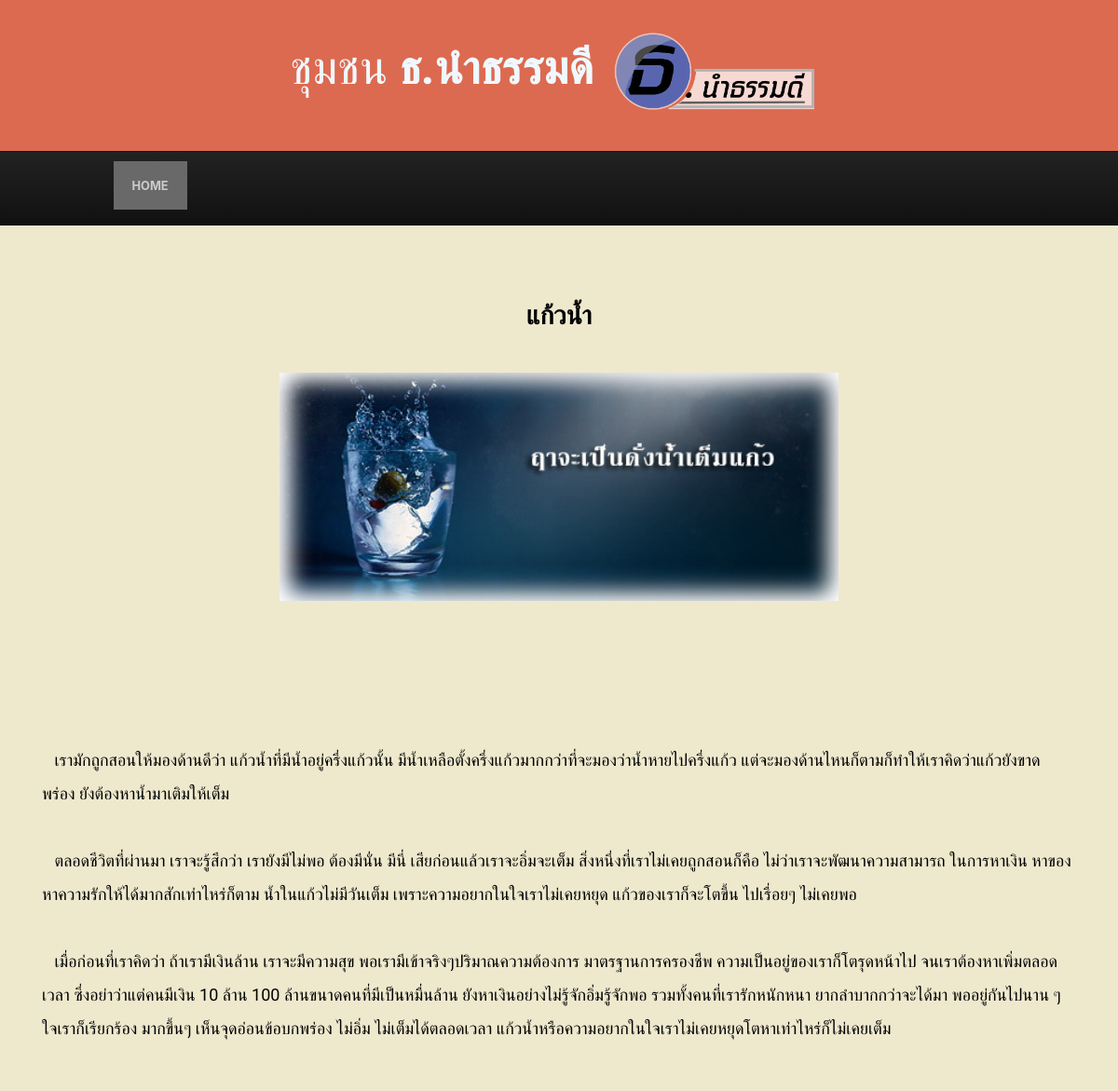
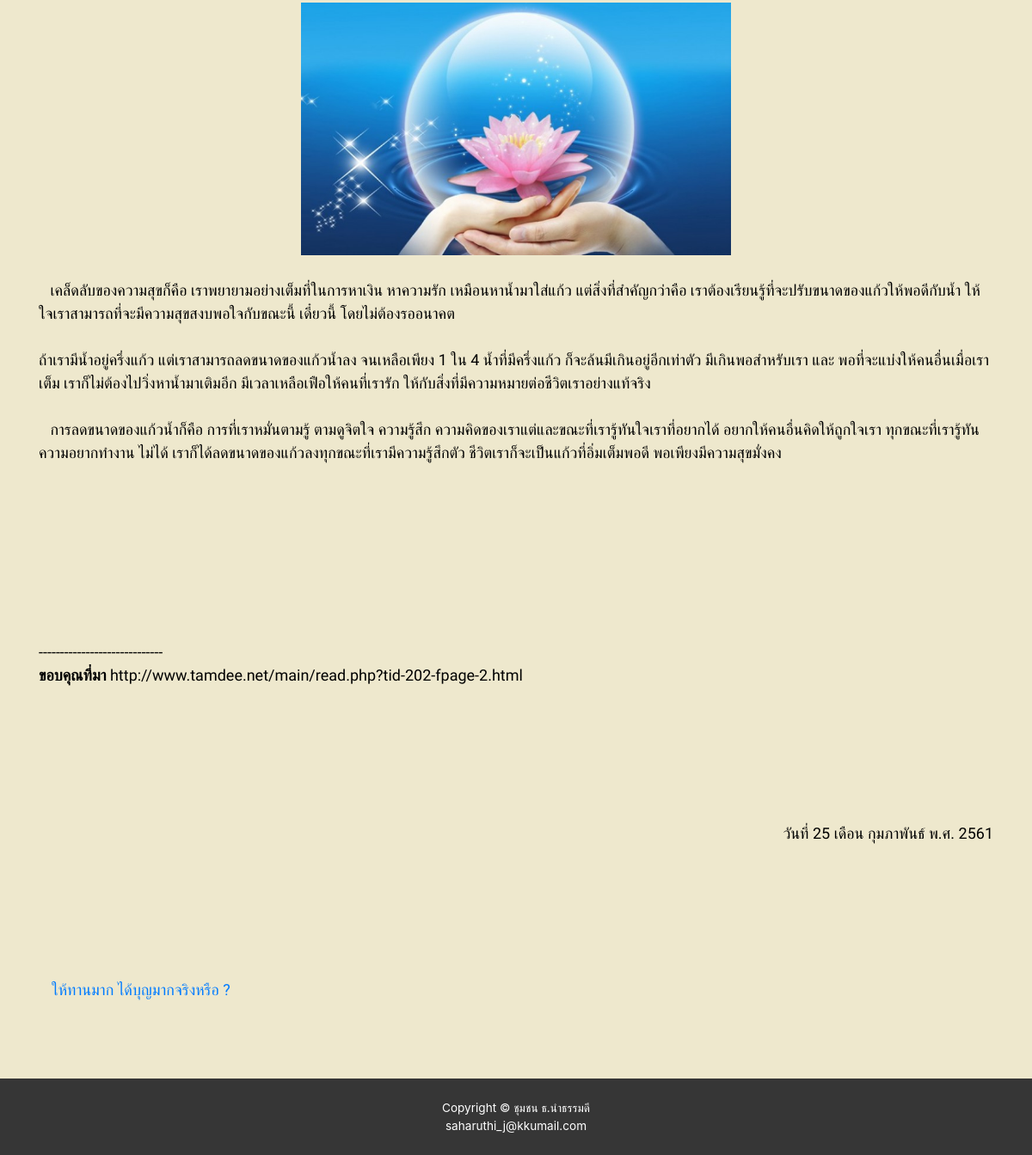
Screenshot of /news_form.php?id=30 with the database file from the repository (2 pictures, top to bottom).
### tables this page shows
CREATE TABLE `news` (
  `id` int(11) NOT NULL,
  `title` varchar(500) NOT NULL,
  `detail` longtext NOT NULL,
  `date` timestamp NOT NULL DEFAULT CURRENT_TIMESTAMP ON UPDATE CURRENT_TIMESTAMP
);

### connect.php (called while the page is built, shortened)
<?php
	function get_month_name($n){
		$month = array("มกราคม", "กุมภาพันธ์", "มีนาคม", "เมษายน", "พฤษภาคม",
						"มิถุนายน", "กรกฎาคม", "สิงหาคม", "กันยายน", "ตุลาคม",
						"พฤษจิกายน", "ธันวาคม");
		return $month[(int)($n-1)];
	}
?>

### news_form.php (the view, shortened to what this page needs)
<?php
  require('connect.php');
  $c_id = $_GET['id'];
  $sql = "SELECT * FROM news WHERE id = $c_id";
  $result = ($conn->query($sql))->fetch();
  $sql = "SELECT * FROM news WHERE id = (SELECT max(id) FROM news WHERE id < $c_id)";
  $previous = ($conn->query($sql))->fetch();
?>
<!DOCTYPE html>
<html>
<head>
  <link href="css/main.css" rel="stylesheet">
  <link href="css/bootstrap-grid.css" rel="stylesheet">
  <link href="css/bootstrap-reboot.css" rel="stylesheet">
  <link rel="stylesheet" href="css/reset.css" type="text/css" />
  <link rel="stylesheet" href="css/styles.css" type="text/css" />
  <link rel="stylesheet" type="text/css" href="css/bootstrap.css">
  <link href="css/carousel.css" rel="stylesheet" type="text/css" >
</head>
<body class="Backg-body">
  <main role="main">
   <header>
			<div class="navbar-header center width ">
				<h1 class="font-color-w font-th"> ชุมชน <strong>ธ.นำธรรมดี  </strong><a><img class="img" src="img/Logo2.png" alt="Logo2"></a></h1>
			</div>
		</header>
    <nav id="mainnav">
      <div class="width">
          <ul>
            <li class="dropdown">
            <button class="dropbtn2"><a href="index.php">Home</a></button>
           </li>
        </ul>
      </div>
    </nav>
    <div class="container font-Tri" style="margin-top: 5rem; color: black;" >
    	<h3 class="text-center " style="font-weight: bold;">
        <?php
          echo $result["title"];
        ?>
      </h3><br>
    	<?php
           echo $result["detail"];
      ?>
		<p class="text-right">
    <br><br>
    <?php
          $timestamp = strtotime($result["date"]);
          echo "วันที่ " .date('d', $timestamp). " เดือน ". get_month_name(date('m', $timestamp)). " พ.ศ. ".
          (int)(date('Y', $timestamp)+543);
    ?>
    </p>
		<br><br>
		<div class="container row font-Tri" style="margin-top: 5rem">
        <div class="previos-news text-left col">
          <?php
            echo "<a id=\"prev\" href=\"news_form.php?id=". $previous["id"]. "\">". $previous["title"]. "</a>";
          ?>
        </div>
        <div class="next-news text-right col">
        </div>
      </div>
    </div>
    <footer id="footer" class="text-center">
     <div class="font-color1"> Copyright &copy; <span class="font-s1">ชุมชน ธ.นำธรรมดี </span> </div>
     <div class="font-color1"> saharuthi_j@kkumail.com </div>
    </footer>
  </main>
</body>
</html>

### css/main.css (style rules this page uses)
.font-Tri { font-family: 'Trirong', serif; font-size: 18px; }
h1 { color: black; }
.font-th { text-align: center; font-size: 50px; color: aliceblue; font-family: 'Pattaya', sans-serif; }
.dropbtn2 { color: white; border: none; cursor: pointer; font-weight:bold; background-color: dimgray; background-image:linear-gradient(dimgray, dimgray); border-top: 1px solid dimgray; }
.dropdown { position: relative; display: inline-block; }
.Backg-body { background-color: #EEE8CD; }
.font-color-w { color: aliceblue; }
.font-color1 { color: white; }
.center { text-align: center; }
.img { width: 25%; }
#footer { margin-bottom: 0px; margin-top: 5rem; background-color: #363636; padding: 1.5rem 1.25rem 1.5rem; width: 100%; position: absolute; bottom: auto; }
.container { padding-right: 15px; padding-left: 15px; margin-right: auto; margin-left: auto; }
.container:before, .container:after { display: table; content: " " }
.container:after { clear: both }
.row { margin-right: -15px; margin-left: -15px; margin-left: auto; margin-right: auto; }
.row:before, .row:after { display: table; content: " " }
.row:after { clear: both }
.row > div { margin-bottom: 10px; }

### css/styles.css (style rules this page uses)
body { margin:0px auto; padding:0; font-family: 'Source Sans Pro', 'sans-serif'; font-size: 1.2em; color:#666; font-weight: 300; }
* { margin:0; padding:0; }
img { max-width: 100%; height: auto; }
p { line-height:2.0em; margin-bottom:20px; }
a { color:#D6593D; }
h1 { font-size:3em; padding-bottom: 10px; }
h3 { color:#D85E43; font-weight: bold; font-size:1.6em; padding-bottom:10px; text-transform: uppercase; }
ul, ol { padding: 0; margin:0 0 35px 35px; list-style: disc; }
li { padding:5px 0; }
.width { width: 79.75%; margin: 0 auto; }
header { padding:30px 0 30px; margin:0 auto; background-color: #DC6A50; }
header h1 { padding-bottom: 0; text-align: left; }
header h1 a, header h1 a:hover, header h1 a:visited { color: #fff !important; font-weight: 300; text-decoration: none; text-shadow: 1px 1px 0 #BB4125; letter-spacing: -2px; text-transform: uppercase; }
nav#mainnav { background-color: #222; background-image:linear-gradient(#222, #111); border-top: 1px solid #111; border-bottom: 1px solid #000; }
nav#mainnav ul { padding: 0; margin: 0; list-style: none; }
nav#mainnav ul li { border-bottom:none; padding: 10px 0; display: block; float: left; }
nav#mainnav li a { color: #ccc; float: left; display: block; padding: 15px 20px; border-top: 1px solid transparent; text-align: center; text-transform: uppercase; font-weight: bold; font-size: 0.8em; text-decoration: none; }
footer { margin:0px auto; background: #222; font-size: 0.85em; }

### css/carousel.css (style rules this page uses)
body { padding-top: 0rem; padding-bottom: 0rem; color: #5a5a5a; }

### rows the page displays
news: title "แก้วน้ำ", detail (picture), detail "เรามักถูกสอนให้มองด้านดีว่า แก้วน้ำที่มีน้ำอยู่ครึ่งแก้วนั้น มีน้ำเหลือตั้งครึ่งแก้วมากกว่าที่จะมองว่าน้ำหายไปครึ่งแก้ว แต่จะมองด้านไหนก็ตามก็ทำให้เราคิดว่าแก้วยังขาด พร่อง ยังต้องหาน้ำมาเติมให้เต็ม ตลอดชีวิตที่ผ่านมา เราจะรู้สึกว่า เรายังมีไม่พอ ต้องมีนั่น มีนี่ เสียก่อนแล้วเราจะอิ่มจะเต็ม สิ่งหนึ่งที่เราไม่เคยถูกสอนก็คือ ไม่ว่าเราจะพัฒนาความสามารถ ในการหาเงิน หาของ หาความรักให้ได้มากสักเท่าไหร่ก็ตาม น้ำในแก้วไม่มีวันเต็ม เพราะความอยากในใจเราไม่เคยหยุด แก้วของเราก็จะโตขึ้น ไปเรื่อยๆ ไม่เคยพอ เมื่อก่อนที่เราคิดว่า ถ้าเรามีเงินล้าน เราจะมีความสุข พอเรามีเข้าจริงๆปริมาณความต้องการ มาตรฐานการครองชีพ ความเป็นอยู่ของเราก็โตรุดหน้าไป จนเราต้องหาเพิ่มตลอดเวลา ซึ่งอย่าว่าแต่คนมีเงิน 10 ล้าน 100…", date "25", date "กุมภาพันธ์", date "2561"
news: title "ให้ทานมาก ได้บุญมากจริงหรือ ?"
